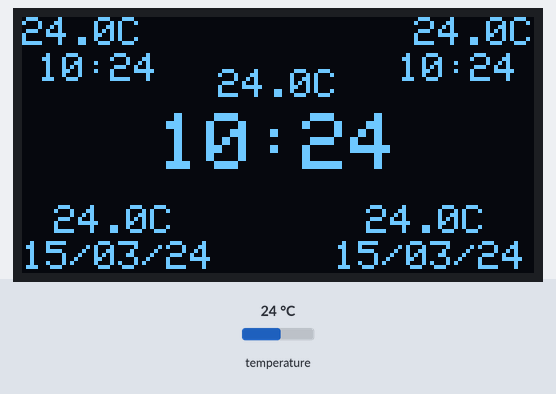
Recording of a sketch running on a simulated Arduino Uno, built with avr-gcc and run on an emulated ATmega328P. Shown: 128×64 one-colour display. Wiring (inferred from the names in the program): DS3231 clock at I2C address 0x68. The test bench sets the inputs (shaded band); at power-on: temperature 24 °C. The display library's start-up logo is not drawn; the local clock reads 2024-03-15 10:24:30 at power-on unless the sketch sets it; EEPROM starts erased; what the sketch prints to the serial monitor is not drawn.

Above: at 1.7 s.
1.8 s: temperature set to 12 °C
At 2.5 s:
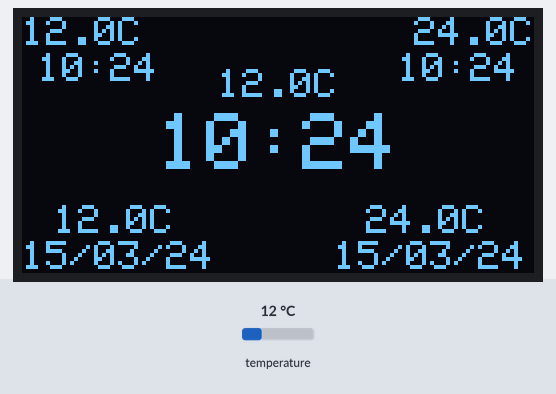
3.5 s: temperature set to 19 °C
5.2 s: temperature set to 28 °C
At 6.9 s:
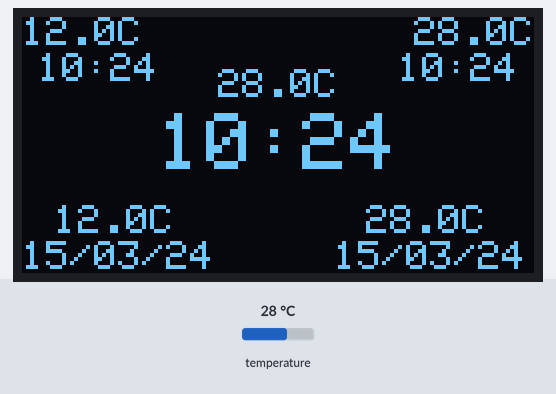
Timing chart, 0 to 8.4 s (numbered marks = the images above; inputs shaded):
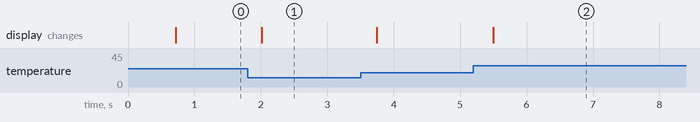

Measured:
- after the input at 1.8 s, the display: changes after 0.22 s (image 1)
- after the input at 5.2 s, the display: changes after 0.30 s (image 2)

The sketch:

temp_logger_v2.ino
```cpp
#include <EEPROM.h>
#include <Wire.h>
#include <Adafruit_GFX.h>
#include <Adafruit_SSD1306.h>


/**
 * This examples shows how to use the RealTime Clock module (DS3231).
 *
 * We'll write to the RTC module and read from it, learn about the encoding
 * used by DS3231.
 * This is a low level example, that uses the Wire interface directly, without a
 * library to abstract away communication details.
 *
 *
 * The code first checks whether the component lost power, if so, it'll set
 * the date and time from last compile time of the sketch.
 * Then we go on to print the date and time every few seconds
 *
 * For reference, here's a spec for a DS3231 component by Dallas Semiconductors:
 * https://web.wpi.edu/Pubs/E-project/Available/E-project-010908-124414/unrestricted/DS3231-DS3231S.pdf
 *
 * BCD = Binary Coded Decimal. We use a single byte for numbers, so 2 digit decimals.
 */

// *** Config ***

#define DS3231_ADDRESS 0x68
#define SCREEN_WIDTH 128 // OLED display width, in pixels
#define SCREEN_HEIGHT 64 // OLED display height, in pixels

// Declaration for an SSD1306 display connected to I2C (SDA, SCL pins)
#define OLED_RESET     -1 // Reset pin # (or -1 if sharing Arduino reset pin)

const long SAMPLE_INTERVAL = 200;
const long REPORT_INTERVAL = 30*60*1000l;
const byte STORE_CODE = 0xb007;

// *** ***


Adafruit_SSD1306 display(SCREEN_WIDTH, SCREEN_HEIGHT, &Wire, OLED_RESET);


float temperature;
byte second, minute, hour, day_of_week, day, month, year;
char report[] = " 00/00/00";
long ms_since_last_report = REPORT_INTERVAL - SAMPLE_INTERVAL;


typedef struct {
  float temperature;
  byte second, minute, hour, day, month, year;
} Record;


Record new_record(){
  return {temperature, second, minute, hour, day, month, year};
};


int format_date(Record &record, char *text) {
  return snprintf(text, 9,"%02u/%02u/%02u", record.day, record.month, record.year);
}

int format_time(Record &record, char *text) {
  return snprintf(text, 6,"%02u:%02u", record.hour, record.minute);
}

int format_temperature(Record &record, char *text) {
  int temp1 = int(floor(record.temperature));
  int temp2 = record.temperature * 100  - temp1 * 100;
  return snprintf(text, 7,"%u.%uC",
    temp1, temp2
  );
}

void format_record(Record &record, char *text){
  int pos = format_temperature(record, text);
  text[pos] = ' ';
  text[pos+1] = ' ';
  pos = format_date(record, text+1+pos);
  text[pos+1] = '\0';
}

Record alltime_high = new_record(), alltime_low = new_record();
Record daily_high = new_record(), daily_low = new_record();
Record now = new_record();

/*********************************************
 *   --- Read/Write bytes on wire ---
 *********************************************/

/**
 * Read a single byte from from the address given as argument
 */
byte read_byte(byte register_address) {
  Wire.beginTransmission(DS3231_ADDRESS);
  Wire.write(register_address);  // The register to read
  Wire.endTransmission(false);
  Wire.requestFrom(DS3231_ADDRESS, 1);

  byte res = Wire.read();
  return res;
}

/**
 * Write a single byte value, given as argument, to the address
 */
void write_byte(byte register_address, byte value) {
  Wire.beginTransmission(DS3231_ADDRESS);
  Wire.write((byte)register_address); // address
  Wire.write(value);
  Wire.endTransmission();
}

/*********************************************
 *   --- Reading & setting control bits ---
*********************************************/

void set_osf(bool value) {
  byte status_res = read_byte(0x0F);
  status_res &= 0x7F;  // reset the bit
  if (value)
    status_res |= 0x80;

  write_byte(0x0F, status_res);
}

bool read_osf() {
  byte res = read_byte(0x0F);
  return (res >> 7); // Oscillator stop flag is on
}


/*********************************************
 *   --- Date/time related functions ---
*********************************************/

/**
 * This function will update the global datetime parameters from the
 * __DATE__ and __TIME__ special variables set at compile time of
 * the sketch.
 * These variables are given as a string, and need to be parsed.
 */
void update_datetime_from_env() {
  Serial.print("Updating datetime from: ");
  Serial.print(__DATE__);
  Serial.print(" | ");
  Serial.println(__TIME__);

  char* date = __DATE__;
  char* time = __TIME__;

  // date: "%b %d %Y", example: Jan 1 2020
  //Jan, Feb, Mar, Apr, May, Jun, Jul, Aug, Sep, Oct, Nov, Dec
  switch(date[0]) {
    case 'J': month = (date[1] == 'a' ? 1 : (date[2] == 'n' ? 6 : 7)); break;
    case 'F': month = 2; break;
    case 'M': month = date[2] == 'r' ? 3 : 5; break;
    case 'A': month = date[1] == 'p' ? 4 : 8; break;
    case 'S': month = 9; break;
    case 'O': month = 10; break;
    case 'N': month = 11; break;
    case 'D': month = 12; break;
    // else: nothing!
  }

  day = (date[4] - '0') * 10 + (date[5] - '0');
  // leaving this open for Y3K bugs in the future, reading only last 2 chars
  year = (date[9] - '0') * 10 + (date[10] - '0');


  // time: "%H:%M:%S" example: 18:24:00
  hour = (time[0] - '0') * 10 + (time[1] - '0');
  minute = (time[3] - '0') * 10 + (time[4] - '0');

  // TODO: day of week needs to be calculated
}


/**
 * Send the given decimal number over the wire interface as BCD
 * Works only for byte size -- 2 digit numbers 0-99
 */
void wire_as_bcd(byte num) {
  byte foo = ((num / 10) << 4) + num % 10;
  foo &= 0xFF;
  Wire.write(foo);
}


void set_rtc_datetime() {
  Wire.beginTransmission(DS3231_ADDRESS);
  Wire.write((byte)0); // address
  Wire.write(second);
  wire_as_bcd(minute);
  wire_as_bcd(hour);
  wire_as_bcd(day_of_week);
  wire_as_bcd(day);
  wire_as_bcd(month);
  wire_as_bcd(year);
  Wire.endTransmission();
}


/**
 * Read from wire and convert BCD to decimal.
 * Works for numbers encoded in a single byte, 0-99
 */
byte read_byte_as_dec(){
  byte num = Wire.read();
  return (num & 0x0F) + ((num >> 4) * 10);
}

void read_rtc_datetime() {
  Wire.beginTransmission(DS3231_ADDRESS);
  Wire.write(0);
  Wire.endTransmission(false);
  Wire.requestFrom(DS3231_ADDRESS, 7);

  second = read_byte_as_dec(); // TODO: macro?
  minute = read_byte_as_dec();
  hour = read_byte_as_dec();
  day_of_week = read_byte_as_dec();
  day = read_byte_as_dec();
  month = read_byte_as_dec();
  year = read_byte_as_dec();

  Wire.beginTransmission(DS3231_ADDRESS);
  Wire.write(0x11);
  Wire.endTransmission(false);
  Wire.requestFrom(DS3231_ADDRESS, 2);

  byte temperature_msb = Wire.read();
  byte temperature_lsb = Wire.read();
  temperature = (float)temperature_msb + (temperature_lsb >> 6) * 0.25f;
}

void refresh_display() {
  // This is a lot of formatting/layouting code, all in this one method
  // will consider separating
  display.setTextSize(1);
  display.setTextColor(WHITE, BLACK);

  int16_t  x1, y1;
  uint16_t w, h;

  // Daily low
  display.setCursor(0, 0);
  // this lines saves to clear the entire display
  display.print("      ");
  display.setCursor(0, 0);
  format_temperature(daily_low, report);
  display.print(report);
  display.setCursor(4, 9);
  format_time(daily_low, report);
  display.print(report);

  // Daily high
  display.setCursor(86, 0);
  display.print("      ");
  format_temperature(daily_high, report);
  display.getTextBounds(report, 0, 0, &x1, &y1, &w, &h);
  display.setCursor(SCREEN_WIDTH - w, 0);
  display.print(report);
  display.setCursor(86+8, 9);
  format_time(daily_high, report);
  display.print(report);


  display_alltime(alltime_low, 0);
  display_alltime(alltime_high, 78);

  // display time
  format_temperature(now, report);
  display.setCursor(46, 13);
  display.print(F("      "));
  display.getTextBounds(report, 0, 0, &x1, &y1, &w, &h);
  display.setCursor((SCREEN_WIDTH - w)/2, 13);
  display.print(report);

  display.setTextSize(2);
  format_time(now, report);
  display.getTextBounds(report, 0, 0, &x1, &y1, &w, &h);
  display.setCursor((SCREEN_WIDTH - w)/2, (SCREEN_HEIGHT - h)/2);
  display.print(report);

  display.display();
}

void display_alltime(Record &record, int x){
  format_temperature(record, report);
  display.setCursor(x+8, SCREEN_HEIGHT-8*2 - 1);
  display.print("      ");
  display.setCursor(x+8, SCREEN_HEIGHT-8*2 - 1);
  display.print(report);
  display.setCursor(x, SCREEN_HEIGHT-8);
  format_date(record, report);
  display.print(report);
}

void setup() {
  Serial.begin(9600);
  Serial.println("--- ** ---");

  // start the display
  if(!display.begin(SSD1306_SWITCHCAPVCC, 0x3C)) { // Address 0x3D for 128x64
    Serial.println(F("SSD1306 allocation failed"));
    for(;;); // Don't proceed, loop forever
  }

  Wire.begin();

  display.display();
  delay(500); // Pause for 2 seconds

  // Set the time if it was reset
  bool restart = read_osf();
  Serial.print("Powered down? ");
  Serial.println(restart);
  if (restart) {
    // set the time
    update_datetime_from_env();
    set_rtc_datetime();

    // update OSF bit
    set_osf(false);
  }

  // try to read previous values from eeprom, or initialize with current
  // datetime/temperature
  bool success = read_stored_stats();
  if (success) {
    Serial.println("Successfully read stored records from EEPROM");
  } else {
    alltime_high = new_record();
    alltime_low = new_record();
    alltime_low.temperature = 100;
    daily_high = new_record();
    daily_low = new_record();
    daily_low.temperature = 100;
  }
  display.clearDisplay();
}


// ****** EEPROM Storage ******
void read_stored_record(Record &record, int &offset) {
  record.year = EEPROM.read(offset++);
  record.month = EEPROM.read(offset++);
  record.day = EEPROM.read(offset++);
  record.hour = EEPROM.read(offset++);
  record.minute = EEPROM.read(offset++);
  record.second = EEPROM.read(offset++);

  byte temp1 = EEPROM.read(offset++);
  byte temp2 = EEPROM.read(offset++);
  record.temperature = temp1 + temp2/100.0;
}

bool read_stored_stats(){
  // read the first byte, and compare it to our store code
  int offset = 0;
  byte code = EEPROM.read(offset++);

  if (code != STORE_CODE) {
    // do not have previous values in eeprom, cannot load
    return false;
  }

  // Can read previously stored values from EEPROM
  read_stored_record(alltime_high, offset);
  read_stored_record(alltime_low, offset);
  read_stored_record(daily_high, offset);
  read_stored_record(daily_low, offset);
  return true;
}

void store_record(Record &record, int &offset) {
  EEPROM.update(offset++, record.year);
  EEPROM.update(offset++, record.month);
  EEPROM.update(offset++, record.day);
  EEPROM.update(offset++, record.hour);
  EEPROM.update(offset++, record.minute);
  EEPROM.update(offset++, record.second);

  byte temp1 = byte(floor(record.temperature));
  byte temp2 = record.temperature * 100  - temp1 * 100;
  EEPROM.update(offset++, temp1);
  EEPROM.update(offset++, temp2);
}

void store_stats() {
  Serial.println("Storing temperature");
  int offset = 0;
  // start with a secret code
  EEPROM.update(offset++, STORE_CODE);
  store_record(alltime_high, offset);
  store_record(alltime_low, offset);
  store_record(daily_high, offset);
  store_record(daily_low, offset);
}

// ****** (EEPROM Storage) ******


void check_max_min(Record &low, Record &high){
  bool changed = false;
  if (high.temperature < temperature) {
    high = new_record();
    changed = true;
  }
  if (low.temperature > temperature) {
    low = new_record();
    changed = true;
  }

  if (changed) {
    store_stats();
  }

}

void temperature_logging() {
  check_max_min(alltime_low, alltime_high);

  // daily values
  if (day != daily_low.day) {
    daily_low = new_record();
    daily_high = new_record();
  } else {
    check_max_min(daily_low, daily_high);
  }
}

void loop() {
  // Read and print the time
  read_rtc_datetime();
  now = new_record();

  temperature_logging();
  refresh_display();

  if (ms_since_last_report >= REPORT_INTERVAL) {
    format_time(now, report);
    Serial.print(report);
    Serial.print(":");
    Serial.print(second);

    Serial.print(" -- ");
    format_temperature(now, report);
    Serial.print(report);
    Serial.println("");
    ms_since_last_report = 0;
  }

  delay(SAMPLE_INTERVAL);
  ms_since_last_report += SAMPLE_INTERVAL;
}
```
